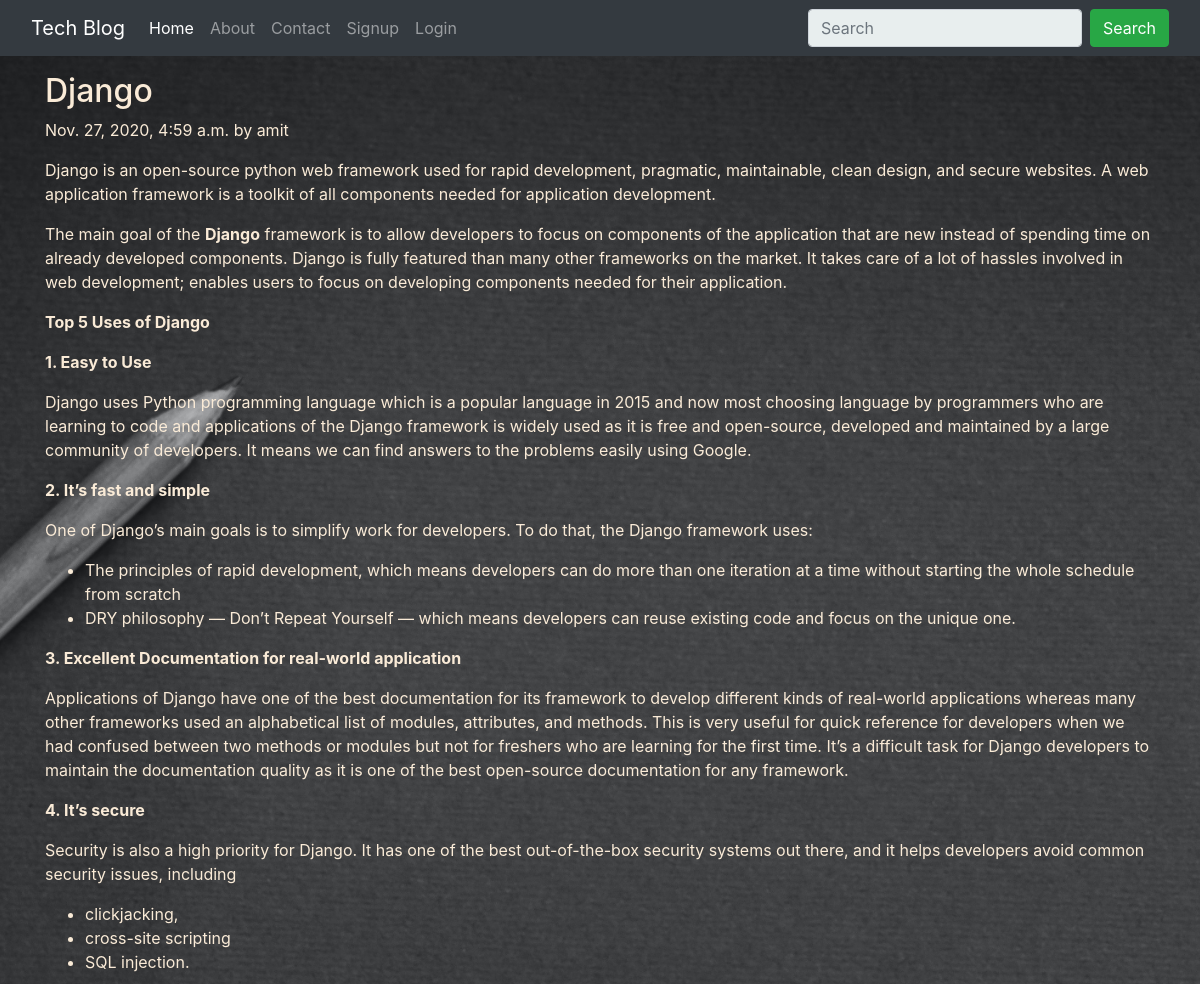
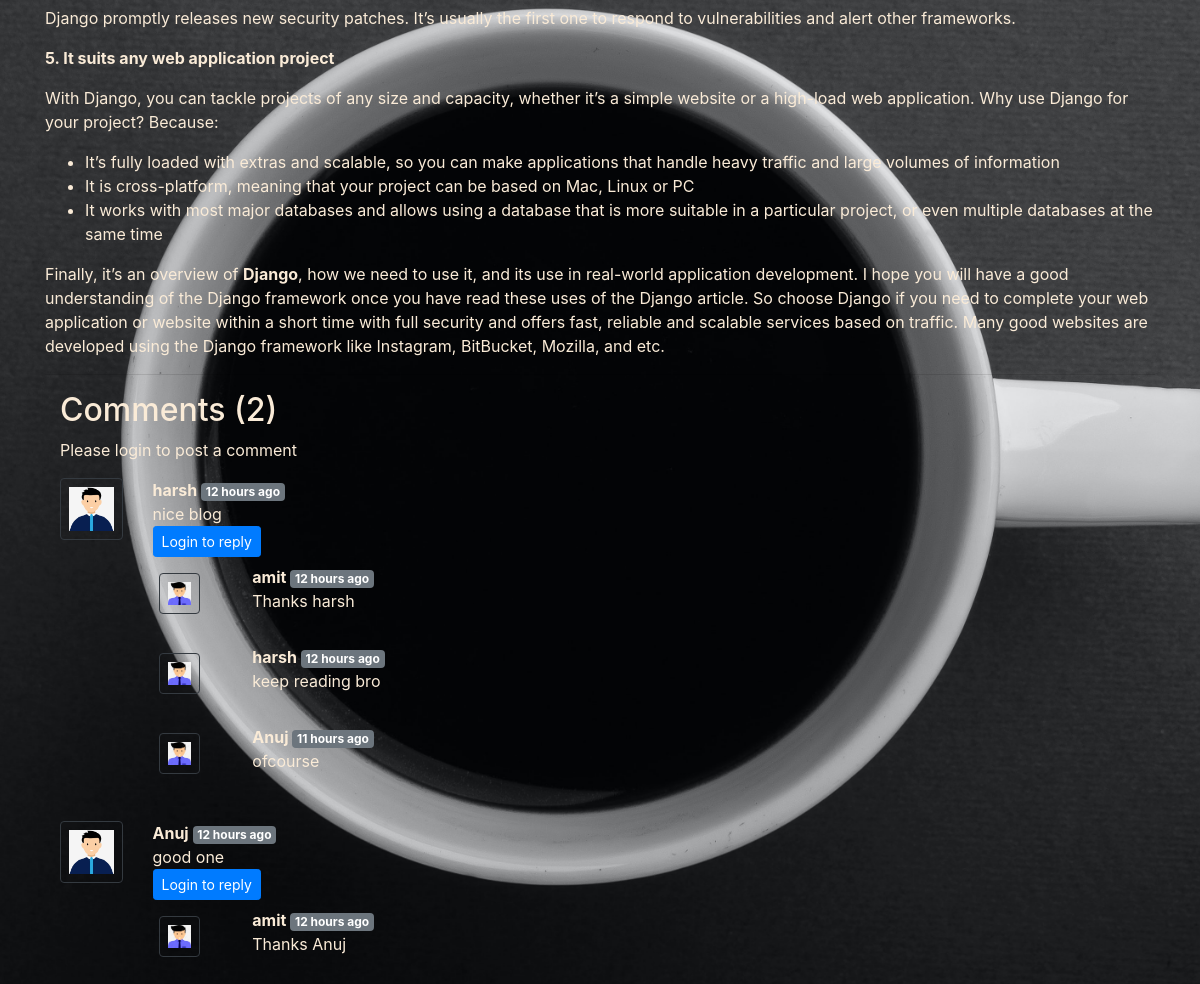
Screenshot of /Django/ with the database file from the repository (2 pictures, top to bottom).
### blog/models.py (models this page shows, shortened)
class PostBlog(models.Model):
    title = models.CharField(max_length=150)
    desc = models.TextField(default='')
    name = models.CharField(max_length=150, default= "")
    timestamp = models.DateTimeField(default = now)
    slug = models.CharField(max_length=130)
    id = models.AutoField(primary_key= True)

class postComment(models.Model):
    comment = models.TextField()
    user = models.ForeignKey(User, on_delete=models.CASCADE)
    post = models.ForeignKey(PostBlog, on_delete=models.CASCADE)
    timestamp = models.DateTimeField(default = now)
    sno = models.AutoField(primary_key=True)
    parent = models.ForeignKey('self',  on_delete=models.CASCADE, null =True)
    postid = models.IntegerField(default=0)

### blog/views.py (the view)
# urls.py: path('<str:slug>/', views.blogpage, name="blogpage"),
def blogpage(request, slug):
    post = PostBlog.objects.filter(slug= slug).first()
    comments = postComment.objects.filter(post=post, parent=None)
    replies = postComment.objects.filter().exclude(parent=None)
    replydict = {}
    for reply in replies:
        if reply.parent.sno not in replydict.keys():
            replydict[reply.parent.sno]= [reply]
        else:
            replydict[reply.parent.sno].append(reply)
    replyusername = str(request.user )
    return render(request, 'blog/slugpage.html', {'post':post,  'comments':comments,'user':request.user , 'replydict':replydict, 'replyusername':replyusername})

### blog/templatetags/extras.py (called while the page is built)
@register.filter(name='get_val')
def get_val(dict, key):
    return dict.get(key)

### blog/templates/blog/slugpage.html (shortened to what this page needs)
{% extends  'blog/base.html'%}
{% load static%}
{% load humanize %}
{% load extras %}
{% block msg %}
<div class="blogpost my-3">
    <h2 class="blog-post-title">{{post.title}}</h2>
    <p class="blog-post-meta">{{post.timestamp}} by {{post.name}}</p>
    <p>{{post.desc|safe}}</p>
    <hr>
</div>
<div class="container">
    <h2> Comments ({{comments.count}}) </h2>
    <div class="my-2">
        {% if user.is_authenticated %}
        <form action="{% url 'postComment' %}" method="post">
            {% csrf_token %}
            <div class="form-group">
                <label for="exampleInputEmail1">Post Comment </label>
                <input type="text" class="form-control" name="comment" placeholder="Enter comment here">
            </div>
            <input type="hidden" name="postid" value="{{post.id}}">
            <input type="hidden" name="parentSno" value="">
            <button type="submit" class="btn btn-primary">Submit</button>
        </form>
        {% else %}
        Please login to post a comment
        {% endif %}
    </div>
    {% for comment in comments %}
    <div class="row my-3">
        <div class="col-md-1  ">
            <img class="rounded mx-auto d-block w-100 border border-dark p-2" src="{%static 'blog/images/user.jpg' %}" alt="user">
        </div>
        <div class="col-md-11 ">
            <b> {{comment.user.username}} </b> <span class="badge badge-secondary ">{{comment.timestamp| naturaltime}}</span>
            <div>{{comment.comment}}</div>
            <div class="reply mx-0">
                {% if user.is_authenticated %}
                <button class="btn btn-sm btn-primary" type="button" data-toggle="collapse" data-target="#replyBox{{comment.sno}}" aria-expanded="false" aria-controls="replyBox{{comment.sno}}">
                    Reply
                </button>
                {% ifequal comment.user request.user %}
                <form action="{%url 'deletecomment' comment.sno%}" method="post" class="d-inline">{% csrf_token %}
                    <input type="submit" class="btn btn-danger btn-sm" value="Delete">
                 </form>
                 {% endifequal %}
                <div class="collapse" id="replyBox{{comment.sno}}">
                    <div class="card card-body my-2">
                        <form action="{% url 'postComment' %}" method="post">
                            {% csrf_token %}
                            <div class="form-group">
                                <label for="comment">Post a reply </label>
                                <input type="text" class="form-control" name="comment" placeholder="Enter reply here">
                                <input type="hidden" name="parentSno" value="{{comment.sno}}">
                            </div>
                            <input type="hidden" name="postid" value="{{post.id}}">
                            <button type="submit" class="btn btn-primary">Submit</button>
                        </form>
                    </div>
                </div>
                {% else %}
                <button class="btn btn-sm btn-primary" type="button" data-toggle="collapse" data-target="#replyBox{{comment.sno}}" aria-expanded="false" aria-controls="replyBox{{comment.sno}}">
                    Login to reply
                </button>
                {% endif %}
                <div class="replies my-2 ">
                    {% for reply in replydict|get_val:comment.sno %}
                    <div class="row my-2">
                        <div class="col-md-1 ">
                            <img class="rounded mx-auto d-block w-75 my-2 border border-dark p-2" src="{%static 'blog/images/reply.jpg' %}" alt="user">
                        </div>
                        <div class="col-md-11">
                            <div class="col-md-11 ">
                                <b> {{reply.user.username}} </b> <span class="badge badge-secondary ">{{reply.timestamp| naturaltime}}</span>
                                <div>{{reply.comment}}</div>
                            </div>
                            <br>
                        </div>
                    </div>
                    {% endfor %}
                </div>
            </div>
        </div>
    </div>
    {% endfor %}
</div>
{% endblock %}

### blog/templates/blog/base.html (shortened to what this page needs)
<!DOCTYPE html>
{%load static%}
<html lang="en">
<head>
    <link rel="stylesheet" href="{%static 'blog/css/bootstrap.css' %}">
    <link rel="stylesheet" href="{%static 'blog/css/style.css' %}">
</head>
<body>
    <div class="container-fluid bg-dark">
        {%include 'blog/navbar.html'%}
    </div>
    <div class="container">
        <div class="row">
            <div class="col-sm-12">
                {% block msg %}
                {% endblock msg%}
            </div>
        </div>
    </div>
</body>
</html>

### blog/templates/blog/navbar.html (shortened to what this page needs)
<nav class="navbar navbar-expand-lg navbar-dark bg-dark">
  <a class="navbar-brand" href="#">Tech Blog</a>
  <div class="collapse navbar-collapse" id="navbarNav">
    <ul class="navbar-nav">
      <li class="nav-item active">
        <a class="nav-link" href="/"> Home <span class="sr-only">(current)</span></a>
      </li>
      <li class="nav-item">
        <a class="nav-link" href="{% url 'about'%}">About</a>
      </li>
      <li class="nav-item">
        <a class="nav-link" href="{% url 'contact'%}">Contact</a>
      </li>
      {%if request.user.is_authenticated%}
      <li class="nav-item">
        <a class="nav-link" href="{% url 'dashboard'%}" >Dashboard</a>
      </li>
      <li class="nav-item">
        <a class="nav-link" href="{% url 'logout'%}">Logout</a>
      </li>
      {%else%}
      <li class="nav-item">
        <a class="nav-link" href="{% url 'signup'%}">Signup</a>
      </li>
      <li class="nav-item">
        <a class="nav-link" href="{% url 'login'%}">Login</a>
      </li>
      {%endif%}
    </ul>
    <form method="GET" action="{% url 'search'%}" class="form-inline my-2 ml-auto my-lg-0">
      <input id="searchTxt" class="form-control mr-sm-2" type="search" placeholder="Search" aria-label="Search" name="query" id="search">
      <button class="btn btn-success my-2 my-sm-0" type="submit">Search</button>
    </form>
  </div>
</nav>

### blog/static/blog/css/style.css (style rules this page uses)
body { background-image: url(bg1.jpg); background-repeat: no-repeat; background-position: center; background-attachment: fixed; background-size: cover; max-width: auto; background-color: rgb(75, 74, 74); color: antiquewhite; }
.form-control { background-color: rgb(232, 238, 238); }

### rows the page displays
PostBlog: title "Django", timestamp "Nov. 27, 2020, 4:59 a.m.", name "amit", desc "Django is an o p en-source python web framework used for rapid development, pragmatic, maintainable, clean design, and secure websites. A web application framework is a toolkit of all components needed for application development. The main goal of the Django framework is to allow developers to focus on components of the application that are new instead of spending time on already developed components. Django is fully featured than many other frameworks on the market. It takes care of a lot of hassles involved in web development; enables users to focus on developing components needed for their application. Top 5 Uses of Django 1. Easy to Use Django uses Python programming language which is a…"
postComment: user.username "harsh", timestamp "12 hours ago", comment "nice blog"
postComment: user.username "amit", timestamp "12 hours ago", comment "Thanks harsh"
postComment: user.username "harsh", timestamp "12 hours ago", comment "keep reading bro"
postComment: user.username "Anuj", timestamp "11 hours ago", comment "ofcourse"
postComment: user.username "Anuj", timestamp "12 hours ago", comment "good one"
postComment: user.username "amit", timestamp "12 hours ago", comment "Thanks Anuj"

### other values shown
{{ comments.count }} "2"
